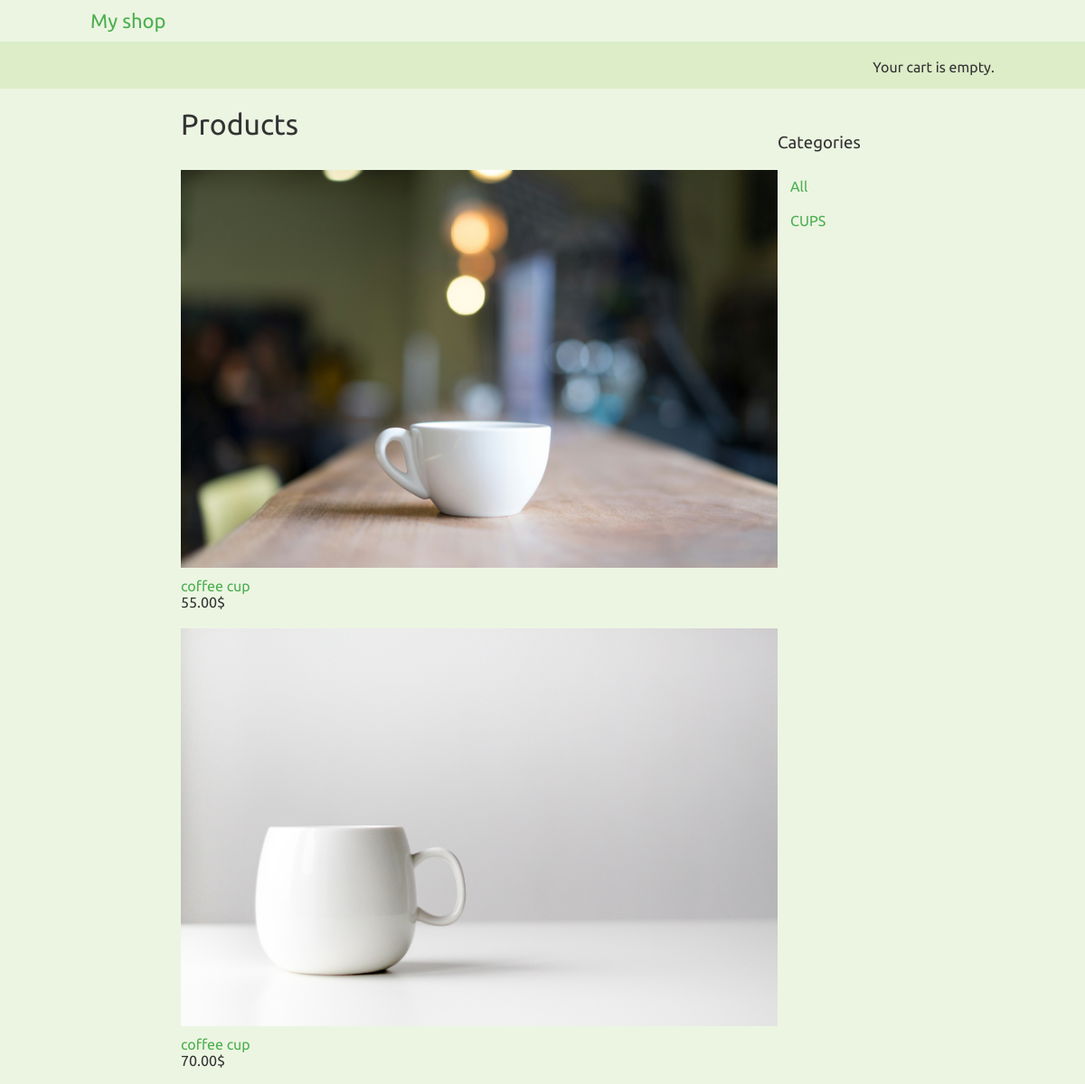
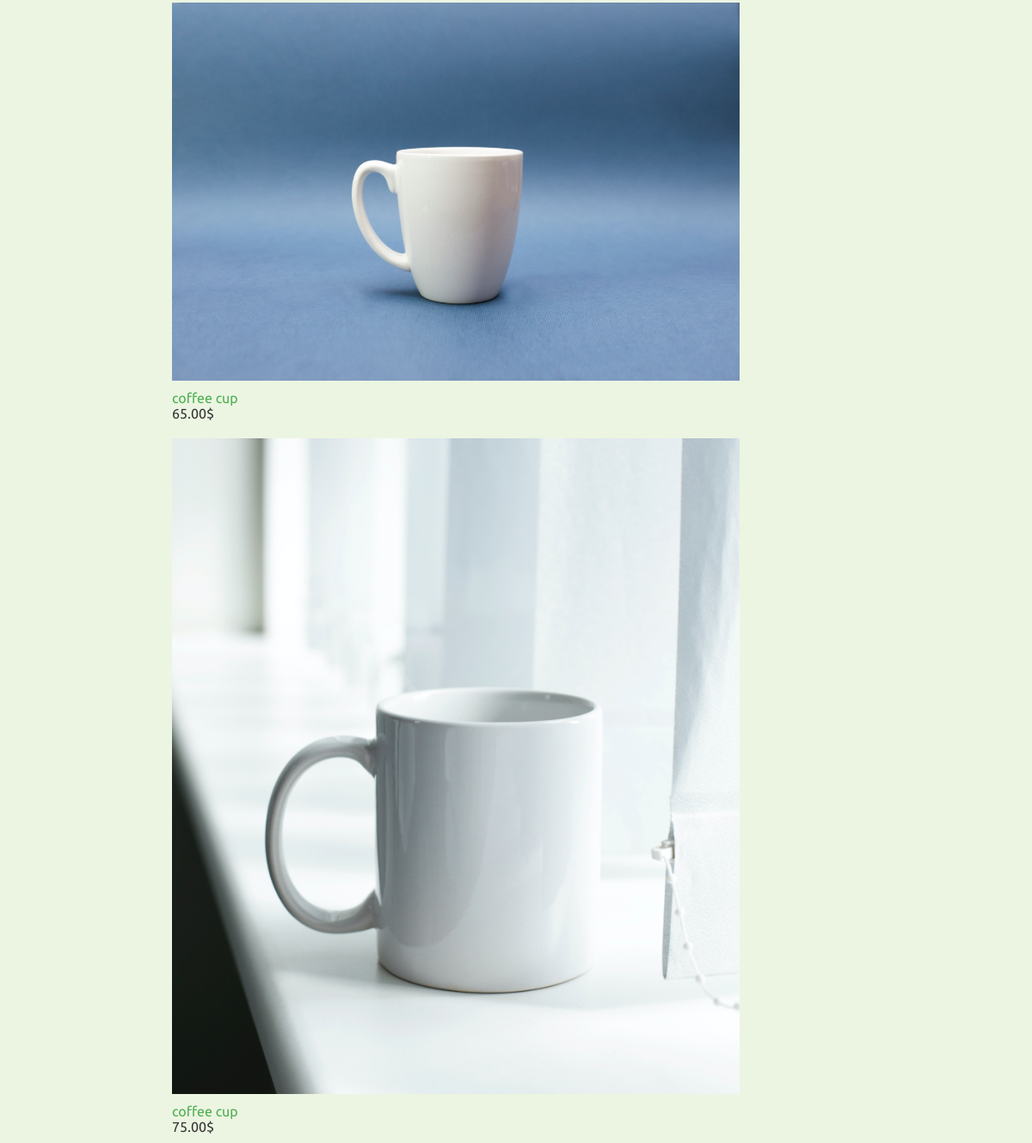
The page / on the database its author committed (2 pictures, top to bottom).
### shop/models.py (models this page shows, shortened)
class Category(models.Model):
    name = models.CharField(max_length=200,
                            db_index=True)
    slug = models.SlugField(max_length=200,
                            unique=True)
    class Meta:
        ordering = ('name',)
        verbose_name = 'category'
        verbose_name_plural = 'categories'
    def get_absolute_url(self):
        return reverse('shop:product_list_by_category',
                       args=[self.slug])

class Product(models.Model):
    category = models.ForeignKey(Category,
                                 related_name='products',
                                 on_delete=models.CASCADE)
    name = models.CharField(max_length=200, db_index=True)
    slug = models.SlugField(max_length=200, db_index=True)
    image = models.ImageField(upload_to='products/%Y/%m/%d',
                              blank=True)
    description = models.TextField(blank=True)
    price = models.DecimalField(max_digits=10, decimal_places=2)
    available = models.BooleanField(default=True)
    created = models.DateTimeField(auto_now_add=True)
    updated = models.DateTimeField(auto_now=True)
    class Meta:
        ordering = ('name',)
        index_together = (('id', 'slug'),)
    def get_absolute_url(self):
        return reverse('shop:product_detail',
                       args=[self.id, self.slug])

### shop/views.py (the view)
# urls.py: path('', views.product_list, name='product_list'),
def product_list(request, category_slug=None):
    category = None
    categories = Category.objects.all()
    products = Product.objects.filter(available=True)
    if category_slug:
        category = get_object_or_404(Category, slug=category_slug)
        products = products.filter(category=category)
    return render(request,
                  'shop/product/list.html',
                  {'category': category,
                   'categories': categories,
                   'products': products})

### cart/cart.py (called while the page is built)
    def __len__(self):
        return sum(item['quantity'] for item in self.cart.values())

### cart/context_processors.py (called while the page is built)
def cart(request):
    return {'cart': Cart(request)}

### shop/templates/shop/product/list.html (shortened to what this page needs)
{% extends "shop/base.html" %}
{% load static %}
{% block content %}
  <div id="sidebar">
    <h3>Categories</h3>
    <ul>
      <li {% if not category %}class="selected"{% endif %}>
        <a href="{% url "shop:product_list" %}">All</a>
      </li>
      {% for c in categories %}
        <li {% if category.slug == c.slug %}class="selected"{% endif %}>
          <a href="{{ c.get_absolute_url }}">{{ c.name }}</a>
        </li>
      {% endfor %}
    </ul>
  </div>
  <div id="main" class="product-list">
    <h1>{% if category %}{{ category.name }}{% else %}Products{% endif %}</h1>
    {% for product in products %}
      <div class="item">
        <a href="{{ product.get_absolute_url }}">
          <img src="{% if product.image %}{{ product.image.url }}{% else %}{% static "img/no_image.png" %}{% endif %}">
        </a>
        <a href="{{ product.get_absolute_url }}">{{ product.name }}</a>
        <br>
        {{ product.price }}$
      </div>
    {% endfor %}
  </div>
{% endblock %}

### shop/templates/shop/base.html (shortened to what this page needs)
{% load static %}
<!DOCTYPE html>
<html>
  <head>
    <link href="{% static "css/base.css" %}?v=1" rel="stylesheet">
  </head>
  <body>
    <div id="header">
      <a href="/" class="logo">My shop</a>
    </div>
    <div id="subheader">
      <div class="cart">
        {% with total_items=cart|length %}
          {% if total_items > 0 %}
            Your cart:
            <a href="{% url "cart:cart_detail" %}">
              {{ total_items }} item{{ total_items|pluralize:"y" }},
              {{ cart.get_total_price }}$
            </a>
          {% else %}
            Your cart is empty.
          {% endif %}
        {% endwith %}
      </div>
    </div>
    <div id="content">
      {% block content %}
      {% endblock %}
    </div>
  </body>
</html>

### shop/static/css/base.css (style rules this page uses)
body { margin: 0; padding: 0; font-family: 'Ubuntu', sans-serif; background-color: #ecf5e2; color: #333; }
h1, h2, h3, h4, h5, h6 { font-family: 'Ubuntu', sans-serif; font-weight: normal; }
a { text-decoration: none; color: #4caf50; }
#header { padding: 10px 100px; font-size: 18px; overflow: auto; }
#subheader { background: #dcedc8; color: #333; padding: 15px 100px; overflow: auto; }
#header .logo { font-family: 'Ubuntu', sans-serif; float: left; color: #4caf50; font-size: 22px; margin-right: 10%; }
#subheader .cart { float: right; padding-top: 4px; }
#content { padding: 0 100px; overflow: hidden; }
#sidebar { width: 220px; padding: 30px 20px 0 0; float: left; }
#sidebar ul { margin: 0; padding: 0; }
#sidebar ul li { margin: 0; list-style: none; padding: 10px 14px; }
#sidebar ul li a { display: block; }
#sidebar { width: 220px; padding: 30px 20px 0 0; float: right; }
#main { float: right; width: 66%; margin-right: 0; overflow: hidden; }
.product-list .item { width: 100%; padding: 10px 0; }
.product-list .item img { width: 100%; margin-bottom: 8px; }

### rows shown on the page
Category: name "CUPS"
Product: image (picture), name "coffee cup", price "55.00"
Product: image (picture), name "coffee cup", price "70.00"
Product: image (picture), name "coffee cup", price "65.00"
Product: image (picture), name "coffee cup", price "75.00"
